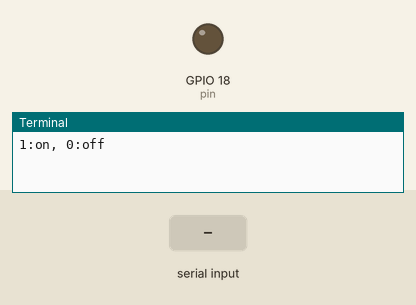
This program was run on a simulated Raspberry Pi (BCM pin numbers). On the bench: output pins drawn as LEDs (lit = HIGH), the last lines printed to the terminal. The inputs (shaded band) are chosen by the test bench.

Above: at 1.2 s.
1.3 s: "1" typed at the terminal, then Enter
At 1.8 s:
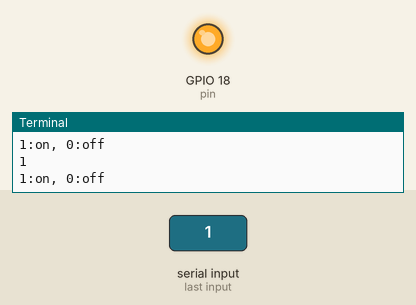
2.8 s: "0" typed at the terminal, then Enter
At 4.0 s:
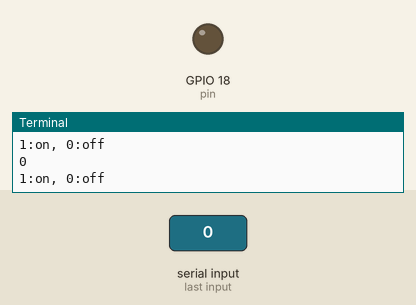
4.3 s: "2" typed at the terminal, then Enter
At 5.3 s:
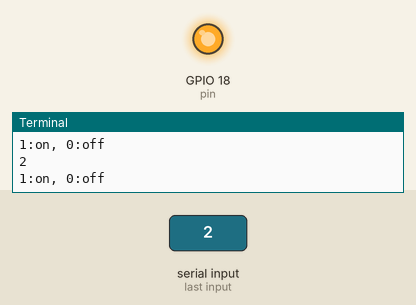
Timing chart, 0 to 7.3 s (numbered marks = the images above; inputs shaded):
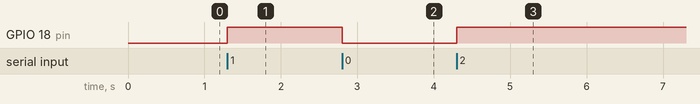

Measured:
- after the input at 1.3 s, GPIO 18 (pin): LOW → HIGH at once
- after the input at 2.8 s, GPIO 18 (pin): HIGH → LOW at once
- after the input at 4.3 s, GPIO 18 (pin): LOW → HIGH at once

The program:

05tr_switch.py
```python
import RPi.GPIO as GPIO

pin = 18

try:
    GPIO.setmode(GPIO.BCM)
    GPIO.setup(pin, GPIO.OUT)

    while True:
        val = eval(input("1:on, 0:off"))
        GPIO.output(pin, val)
finally:
    print('clean up')
    GPIO.cleanup()
```
